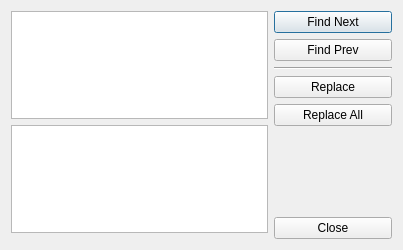
<?xml version="1.0" encoding="UTF-8"?>
<ui version="4.0">
 <class>FindReplaceDialog</class>
 <widget class="QDialog" name="FindReplaceDialog">
  <property name="geometry">
   <rect>
    <x>0</x>
    <y>0</y>
    <width>403</width>
    <height>250</height>
   </rect>
  </property>
  <property name="windowTitle">
   <string>Find &amp; Replace</string>
  </property>
  <layout class="QGridLayout" name="gridLayout">
   <item row="0" column="0">
    <widget class="QTextEdit" name="uiSearchTXT">
     <property name="tabChangesFocus">
      <bool>true</bool>
     </property>
    </widget>
   </item>
   <item row="0" column="1" rowspan="3">
    <layout class="QVBoxLayout" name="verticalLayout">
     <item>
      <widget class="QPushButton" name="uiFindNextBTN">
       <property name="focusPolicy">
        <enum>Qt::ClickFocus</enum>
       </property>
       <property name="text">
        <string>Find Next</string>
       </property>
      </widget>
     </item>
     <item>
      <widget class="QPushButton" name="uiFindPrevBTN">
       <property name="focusPolicy">
        <enum>Qt::ClickFocus</enum>
       </property>
       <property name="text">
        <string>Find Prev</string>
       </property>
      </widget>
     </item>
     <item>
      <widget class="Line" name="line">
       <property name="orientation">
        <enum>Qt::Horizontal</enum>
       </property>
      </widget>
     </item>
     <item>
      <widget class="QPushButton" name="uiReplaceBTN">
       <property name="minimumSize">
        <size>
         <width>118</width>
         <height>0</height>
        </size>
       </property>
       <property name="maximumSize">
        <size>
         <width>118</width>
         <height>16777215</height>
        </size>
       </property>
       <property name="focusPolicy">
        <enum>Qt::ClickFocus</enum>
       </property>
       <property name="text">
        <string>Replace</string>
       </property>
       <property name="autoDefault">
        <bool>true</bool>
       </property>
      </widget>
     </item>
     <item>
      <widget class="QPushButton" name="uiReplaceAllBTN">
       <property name="minimumSize">
        <size>
         <width>118</width>
         <height>0</height>
        </size>
       </property>
       <property name="maximumSize">
        <size>
         <width>118</width>
         <height>16777215</height>
        </size>
       </property>
       <property name="focusPolicy">
        <enum>Qt::ClickFocus</enum>
       </property>
       <property name="text">
        <string>Replace All</string>
       </property>
      </widget>
     </item>
     <item>
      <spacer name="verticalSpacer">
       <property name="orientation">
        <enum>Qt::Vertical</enum>
       </property>
       <property name="sizeHint" stdset="0">
        <size>
         <width>115</width>
         <height>109</height>
        </size>
       </property>
      </spacer>
     </item>
     <item>
      <widget class="QPushButton" name="uiCloseBTN">
       <property name="minimumSize">
        <size>
         <width>118</width>
         <height>0</height>
        </size>
       </property>
       <property name="maximumSize">
        <size>
         <width>118</width>
         <height>16777215</height>
        </size>
       </property>
       <property name="focusPolicy">
        <enum>Qt::ClickFocus</enum>
       </property>
       <property name="text">
        <string>Close</string>
       </property>
      </widget>
     </item>
    </layout>
   </item>
   <item row="1" column="0">
    <widget class="QTextEdit" name="uiReplaceTXT">
     <property name="tabChangesFocus">
      <bool>true</bool>
     </property>
    </widget>
   </item>
  </layout>
 </widget>
 <tabstops>
  <tabstop>uiSearchTXT</tabstop>
  <tabstop>uiReplaceTXT</tabstop>
  <tabstop>uiFindNextBTN</tabstop>
  <tabstop>uiFindPrevBTN</tabstop>
  <tabstop>uiReplaceBTN</tabstop>
  <tabstop>uiReplaceAllBTN</tabstop>
  <tabstop>uiCloseBTN</tabstop>
 </tabstops>
 <resources/>
 <connections/>
</ui>
